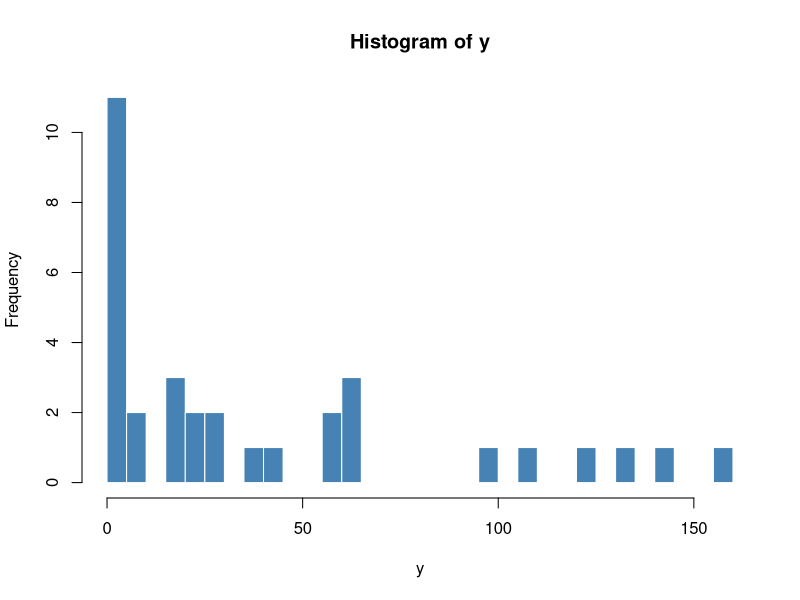
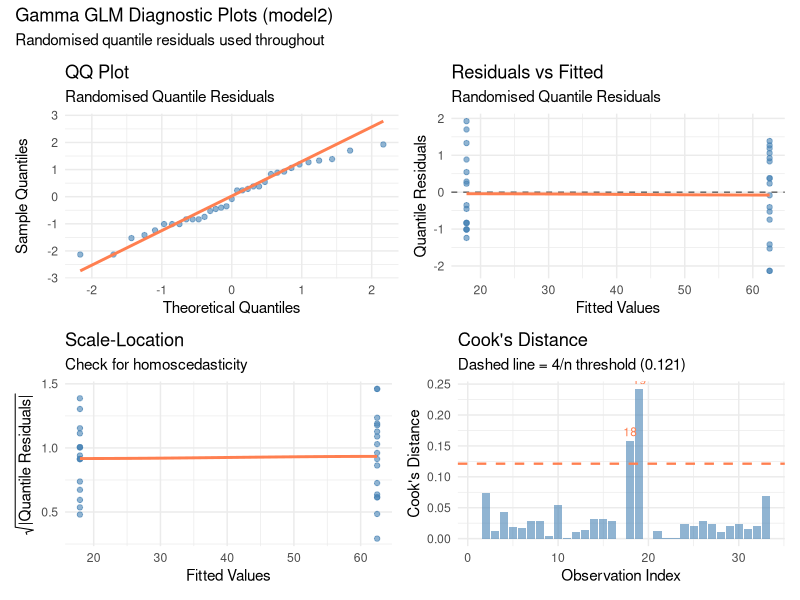

Here is the R script that generated these plots, in order: (Note: this script raises an error after producing the figures.)
## ---- chunk 1
df <- read.table("data.csv", sep = "\t", header = TRUE)
dim(df)
## ---- chunk 2
head(df)
## ---- chunk 3
hist(df$y,
     main  = "Histogram of y",
     xlab  = "y",
     col   = "steelblue",
     border = "white",
     breaks = 30)
## ---- chunk 4
# Since AG takes only two values (AG positive and AG negative) we use it as a factor in
# the anaylsis.
df$AG <- as.factor(df$AG)
## ---- chunk 5
# We use the following model hierarchy.
model1 <- glm(y ~ 1, data = df, family = Gamma(link = "log"))
model2 <- glm(y ~ AG, data = df, family = Gamma(link = "log"))
model3 <- glm(y ~ WBC + AG, data = df, family = Gamma(link = "log"))
## ---- chunk 6
anova(model1, model2, model3, test = "LRT")
## ---- chunk 7
summary(model2)
## ---- chunk 8
library(statmod)
library(ggplot2)
library(patchwork)  # to combine plots

# Extract residuals and fitted values
rqr       <- qresid(model2)
dev_res   <- residuals(model2, type = "deviance")
fitted_v  <- fitted(model2)
cooks_d   <- cooks.distance(model2)
n         <- length(fitted_v)

diag_data <- data.frame(
  fitted   = fitted_v,
  rqr      = rqr,
  dev_res  = dev_res,
  cooks    = cooks_d,
  index    = 1:n
)

# 1. QQ Plot (quantile residuals)
p1 <- ggplot(diag_data, aes(sample = rqr)) +
  stat_qq(alpha = 0.6, color = "steelblue") +
  stat_qq_line(color = "coral", linewidth = 1) +
  labs(title = "QQ Plot",
       subtitle = "Randomised Quantile Residuals",
       x = "Theoretical Quantiles",
       y = "Sample Quantiles") +
  theme_minimal()

# 2. Residuals vs Fitted
p2 <- ggplot(diag_data, aes(x = fitted, y = rqr)) +
  geom_point(alpha = 0.6, color = "steelblue") +
  geom_hline(yintercept = 0, 
             linetype   = "dashed", 
             color      = "grey40") +
  geom_smooth(se      = FALSE, 
              color   = "coral", 
              method  = "loess") +
  labs(title    = "Residuals vs Fitted",
       subtitle = "Randomised Quantile Residuals",
       x        = "Fitted Values",
       y        = "Quantile Residuals") +
  theme_minimal()

# 3. Scale-Location plot
p3 <- ggplot(diag_data, aes(x = fitted, y = sqrt(abs(rqr)))) +
  geom_point(alpha = 0.6, color = "steelblue") +
  geom_smooth(se     = FALSE, 
              color  = "coral", 
              method = "loess") +
  labs(title    = "Scale-Location",
       subtitle = "Check for homoscedasticity",
       x        = "Fitted Values",
       y        = expression(sqrt("|Quantile Residuals|"))) +
  theme_minimal()

# 4. Cook's Distance
p4 <- ggplot(diag_data, aes(x = index, y = cooks)) +
  geom_bar(stat  = "identity", 
           fill  = "steelblue", 
           alpha = 0.6) +
  geom_hline(yintercept = 4/n,       # common threshold
             linetype   = "dashed", 
             color      = "coral",
             linewidth  = 0.8) +
  geom_text(data = subset(diag_data, cooks > 4/n),
            aes(label = index),
            vjust = -0.5, size = 3, color = "coral") +
  labs(title    = "Cook's Distance",
       subtitle = paste0("Dashed line = 4/n threshold (", round(4/n, 3), ")"),
       x        = "Observation Index",
       y        = "Cook's Distance") +
  theme_minimal()

# Combine all four plots
(p1 + p2) / (p3 + p4) +
  plot_annotation(
    title    = "Gamma GLM Diagnostic Plots (model2)",
    subtitle = "Randomised quantile residuals used throughout"
  )
## ---- chunk 9
exp(coef(model3))         # Multiplicative effect on y
exp(confint(model3))      # Exponentiated confidence intervals
## ---- chunk 10
# We get the shape parameter directly from the model
dispersion <- summary(model2)$dispersion
shape      <- 1 / dispersion

# Predicted means from the model for each AG group (at mean WBC)
mean_WBC <- mean(df$WBC)

mean_AG1 <- exp(coef(model2)["(Intercept)"])

mean_AG2 <- exp(coef(model2)["(Intercept)"] + 
                coef(model2)["AG2"])

# Gamma rate = shape / mean
rate_AG1 <- shape / mean_AG1
rate_AG2 <- shape / mean_AG2

# -------------------------------------------------------
# Build PDF curves instead of CDF
pdf_data <- rbind(
  data.frame(y   = x_range,
             pdf = dgamma(x_range, shape = shape, rate = rate_AG1),
             AG  = "AG1"),
  data.frame(y   = x_range,
             pdf = dgamma(x_range, shape = shape, rate = rate_AG2),
             AG  = "AG2")
)

ggplot() +
  geom_histogram(data = subset(df, AG == "1"),
                 aes(x = y, y = after_stat(density), fill = "AG1"),
                 alpha = 0.4, bins = 30, color = "white") +
  geom_histogram(data = subset(df, AG == "2"),
                 aes(x = y, y = after_stat(density), fill = "AG2"),
                 alpha = 0.4, bins = 30, color = "white") +
  # PDF lines — same scale as density histogram
  geom_line(data = pdf_data,
            aes(x = y, y = pdf, color = AG), linewidth = 1) +
  scale_fill_manual(values  = c("AG1" = "steelblue", "AG2" = "coral")) +
  scale_color_manual(values = c("AG1" = "steelblue", "AG2" = "coral")) +
  labs(title    = "Histogram and Model-Based PDF for AG1 and AG2",
       subtitle = "PDFs derived from Gamma GLM (model2)",
       x = "y", y = "Density",
       fill = "Group", color = "Group") +
  theme_minimal()
## ---- chunk 11
dispersion <- summary(model2)$dispersion
shape      <- 1 / dispersion

# Predicted means from model2
mean_AG1 <- exp(coef(model2)["(Intercept)"])
mean_AG2 <- exp(coef(model2)["(Intercept)"] + coef(model2)["AG2"])

# Gamma rates
rate_AG1 <- shape / mean_AG1
rate_AG2 <- shape / mean_AG2

# Survival probability more than 7 weeks
surv_AG1 <- 1 - pgamma(7, shape = shape, rate = rate_AG1)
surv_AG2 <- 1 - pgamma(7, shape = shape, rate = rate_AG2)

cat("P(survive > 7 weeks | AG1):", round(surv_AG1, 4), "\n")
cat("P(survive > 7 weeks | AG2):", round(surv_AG2, 4), "\n")
## ---- chunk 12
library(ggplot2)

dispersion <- summary(model2)$dispersion
shape      <- 1 / dispersion

# Predicted means from model2
mean_AG1 <- exp(coef(model2)["(Intercept)"])
mean_AG2 <- exp(coef(model2)["(Intercept)"] + coef(model2)["AG2"])

# Gamma rates
rate_AG1 <- shape / mean_AG1
rate_AG2 <- shape / mean_AG2

# Survival probabilities at 7 weeks
surv_AG1 <- 1 - pgamma(7, shape = shape, rate = rate_AG1)
surv_AG2 <- 1 - pgamma(7, shape = shape, rate = rate_AG2)

# Survival curves
t_range <- seq(0, max(df$y), length.out = 500)

surv_data <- rbind(
  data.frame(t    = t_range,
             surv = 1 - pgamma(t_range, shape = shape, rate = rate_AG1),
             AG   = "AG1"),
  data.frame(t    = t_range,
             surv = 1 - pgamma(t_range, shape = shape, rate = rate_AG2),
             AG   = "AG2")
)

# 7-week annotation points
points_7 <- data.frame(
  t    = c(7, 7),
  surv = c(surv_AG1, surv_AG2),
  AG   = c("AG1", "AG2")
)

# Plot
ggplot(surv_data, aes(x = t, y = surv, color = AG)) +
  geom_line(linewidth = 1) +
  # Vertical dashed line at 7 weeks
  geom_vline(xintercept = 7, 
             linetype   = "dashed", 
             color      = "grey40") +
  # Horizontal dashed lines to y-axis
  geom_segment(data = points_7,
               aes(x = 0, xend = 7, y = surv, yend = surv, color = AG),
               linetype = "dashed", linewidth = 0.5) +
  # Points at 7 weeks
  geom_point(data  = points_7, 
             size  = 3) +
  # Annotate probabilities
  geom_text(data  = points_7,
            aes(label = paste0("P=", round(surv, 3))),
            hjust = -0.2, vjust = -0.5, size = 3.5) +
  scale_color_manual(values = c("AG1" = "steelblue", "AG2" = "coral")) +
  scale_y_continuous(limits = c(0, 1), 
                     breaks = seq(0, 1, by = 0.1),
                     labels = scales::percent) +
  scale_x_continuous(breaks = seq(0, max(df$y), by = 5)) +
  labs(title    = "Model-Based Survival Curves by AG Group",
       subtitle = "Derived from Gamma GLM (model2) | Dashed lines indicate 7-week survival probability",
       x        = "Weeks since diagnosis",
       y        = "Survival probability S(t)",
       color    = "Group") +
  theme_minimal() +
  theme(panel.grid.minor = element_blank())
